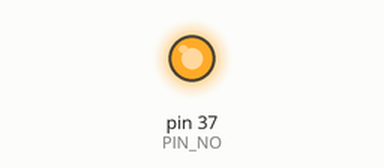
Bench run of a program on a simulated Raspberry Pi (header pin numbers). Parts: output pins drawn as LEDs (lit = HIGH). At 12.0 s the program stops and its outputs stay as they are.

Above: at 0.1 s.
At 12.1 s:
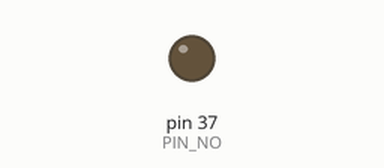
Timing chart, 0 to 13.5 s (numbered marks = the images above):
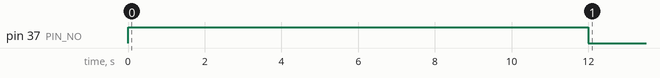

Measured:
- by itself, pin 37 (PIN_NO): LOW → HIGH at 0.00 s, → LOW 12.0 s later

The program:

oneled.py
```python
import RPi.GPIO as GPIO
import time

PIN_NO = 37 # 蜂鸣器GPIO编号

#初始化
def init():
    GPIO.setmode(GPIO.BOARD)
    GPIO.setup(PIN_NO,GPIO.OUT) #OUT输出

def map(x, in_min, in_max, out_min, out_max):   # 将一个数从一个区间线性映射到另一个区间，比如将0~100之间的一个数映射到0~255之间
    return (x - in_min) * (out_max - out_min) / (in_max - in_min) + out_min

if __name__ =='__main__':
    init()
    GPIO.output(PIN_NO, GPIO.HIGH)
    time.sleep(12)
    GPIO.output(PIN_NO, GPIO.LOW)
```
